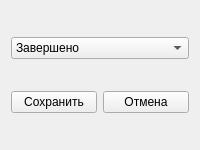
<?xml version="1.0" encoding="UTF-8"?>
<ui version="4.0">
 <class>Form</class>
 <widget class="QWidget" name="Form">
  <property name="geometry">
   <rect>
    <x>0</x>
    <y>0</y>
    <width>200</width>
    <height>150</height>
   </rect>
  </property>
  <property name="windowTitle">
   <string>Изменить статус</string>
  </property>
  <layout class="QGridLayout" name="gridLayout">
   <item row="1" column="0">
    <widget class="QPushButton" name="saveBtn">
     <property name="text">
      <string>Сохранить</string>
     </property>
    </widget>
   </item>
   <item row="1" column="1">
    <widget class="QPushButton" name="cancelBtn">
     <property name="text">
      <string>Отмена</string>
     </property>
    </widget>
   </item>
   <item row="0" column="0" colspan="2">
    <widget class="QComboBox" name="statusParameter">
     <item>
      <property name="text">
       <string>Завершено</string>
      </property>
     </item>
     <item>
      <property name="text">
       <string>В процессе</string>
      </property>
     </item>
     <item>
      <property name="text">
       <string>Отменено</string>
      </property>
     </item>
     <item>
      <property name="text">
       <string>Просроченно</string>
      </property>
     </item>
     <item>
      <property name="text">
       <string>Не указан</string>
      </property>
     </item>
    </widget>
   </item>
  </layout>
 </widget>
 <resources/>
 <connections/>
</ui>
